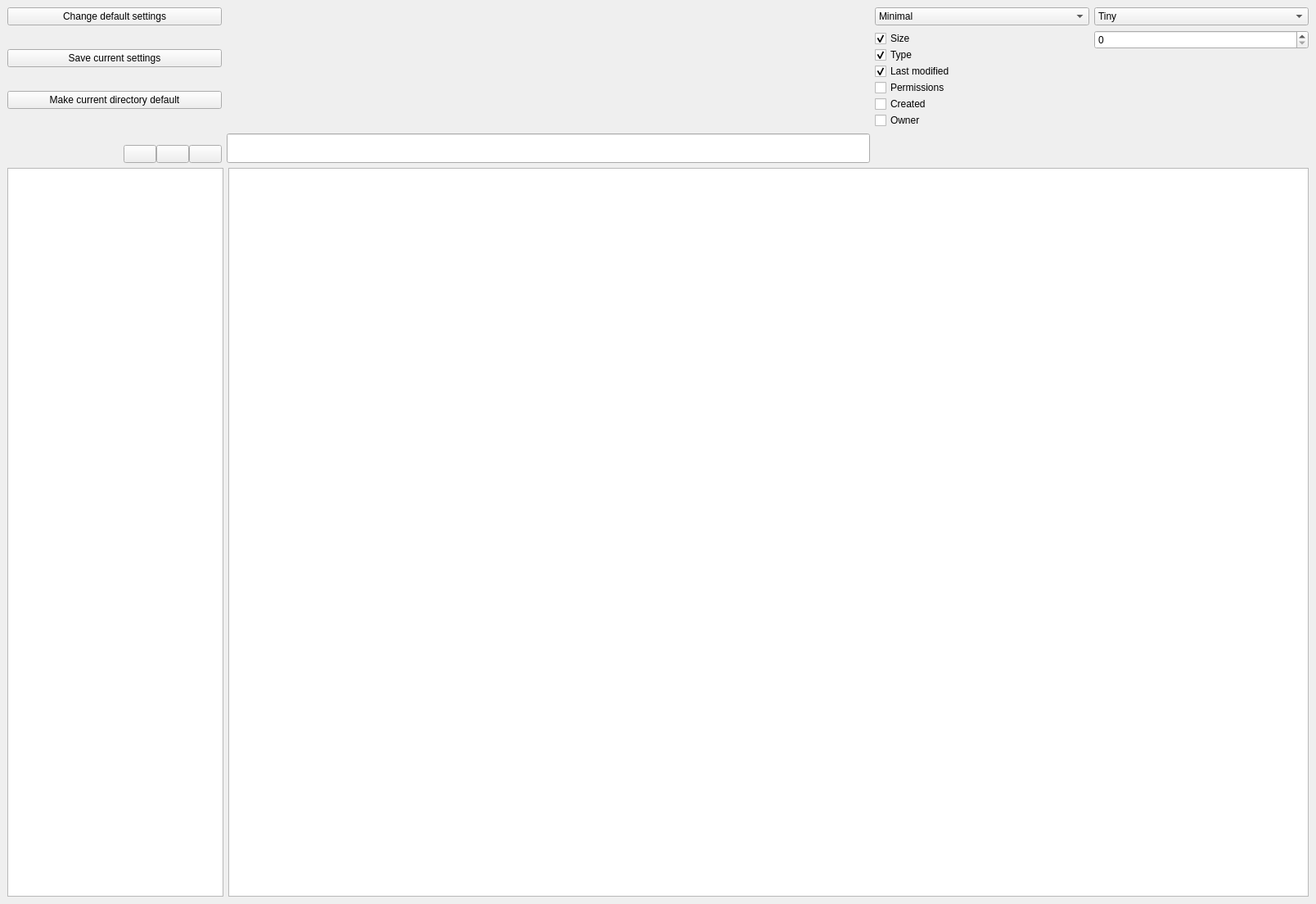
<?xml version="1.0" encoding="UTF-8"?>
<ui version="4.0">
 <class>MainWindow</class>
 <widget class="QMainWindow" name="MainWindow">
  <property name="geometry">
   <rect>
    <x>0</x>
    <y>0</y>
    <width>1608</width>
    <height>1104</height>
   </rect>
  </property>
  <property name="windowTitle">
   <string>File Explorer</string>
  </property>
  <property name="layoutDirection">
   <enum>Qt::LayoutDirection::LeftToRight</enum>
  </property>
  <widget class="QWidget" name="centralwidget">
   <layout class="QGridLayout" name="gridLayout" rowstretch="1,5" columnstretch="1,5">
    <item row="1" column="0">
     <widget class="QTreeView" name="dirtree_view">
      <property name="iconSize">
       <size>
        <width>40</width>
        <height>40</height>
       </size>
      </property>
     </widget>
    </item>
    <item row="1" column="1">
     <widget class="QStackedWidget" name="main_panel_stacked">
      <property name="sizePolicy">
       <sizepolicy hsizetype="Expanding" vsizetype="Expanding">
        <horstretch>0</horstretch>
        <verstretch>0</verstretch>
       </sizepolicy>
      </property>
      <property name="currentIndex">
       <number>1</number>
      </property>
      <widget class="QWidget" name="icon_mode_page">
       <property name="sizePolicy">
        <sizepolicy hsizetype="Expanding" vsizetype="Expanding">
         <horstretch>0</horstretch>
         <verstretch>0</verstretch>
        </sizepolicy>
       </property>
       <layout class="QVBoxLayout" name="verticalLayout_2">
        <property name="spacing">
         <number>0</number>
        </property>
        <property name="leftMargin">
         <number>0</number>
        </property>
        <property name="topMargin">
         <number>0</number>
        </property>
        <property name="rightMargin">
         <number>0</number>
        </property>
        <property name="bottomMargin">
         <number>0</number>
        </property>
        <item>
         <widget class="QListView" name="main_list_view">
          <property name="sizePolicy">
           <sizepolicy hsizetype="Expanding" vsizetype="Expanding">
            <horstretch>0</horstretch>
            <verstretch>0</verstretch>
           </sizepolicy>
          </property>
          <property name="movement">
           <enum>QListView::Movement::Static</enum>
          </property>
          <property name="resizeMode">
           <enum>QListView::ResizeMode::Adjust</enum>
          </property>
          <property name="viewMode">
           <enum>QListView::ViewMode::IconMode</enum>
          </property>
          <property name="uniformItemSizes">
           <bool>true</bool>
          </property>
         </widget>
        </item>
       </layout>
      </widget>
      <widget class="QWidget" name="list_mode_page">
       <property name="sizePolicy">
        <sizepolicy hsizetype="Expanding" vsizetype="Expanding">
         <horstretch>0</horstretch>
         <verstretch>0</verstretch>
        </sizepolicy>
       </property>
       <layout class="QVBoxLayout" name="verticalLayout_3">
        <property name="spacing">
         <number>0</number>
        </property>
        <property name="leftMargin">
         <number>0</number>
        </property>
        <property name="topMargin">
         <number>0</number>
        </property>
        <property name="rightMargin">
         <number>0</number>
        </property>
        <property name="bottomMargin">
         <number>0</number>
        </property>
        <item>
         <widget class="QTableView" name="main_table_view">
          <property name="sizeAdjustPolicy">
           <enum>QAbstractScrollArea::SizeAdjustPolicy::AdjustToContents</enum>
          </property>
          <attribute name="horizontalHeaderCascadingSectionResizes">
           <bool>true</bool>
          </attribute>
          <attribute name="verticalHeaderCascadingSectionResizes">
           <bool>true</bool>
          </attribute>
          <attribute name="verticalHeaderDefaultSectionSize">
           <number>30</number>
          </attribute>
         </widget>
        </item>
       </layout>
      </widget>
     </widget>
    </item>
    <item row="0" column="0" colspan="2">
     <layout class="QGridLayout" name="top_panel" rowstretch="1,0,0" columnstretch="1,3,1,1">
      <item row="0" column="3">
       <widget class="QComboBox" name="icon_size_combo_box">
        <item>
         <property name="text">
          <string>Tiny</string>
         </property>
        </item>
        <item>
         <property name="text">
          <string>Small</string>
         </property>
        </item>
        <item>
         <property name="text">
          <string>Normal</string>
         </property>
        </item>
        <item>
         <property name="text">
          <string>Large</string>
         </property>
        </item>
        <item>
         <property name="text">
          <string>Extra large</string>
         </property>
        </item>
        <item>
         <property name="text">
          <string>Custom</string>
         </property>
        </item>
       </widget>
      </item>
      <item row="0" column="2">
       <widget class="QComboBox" name="view_type_combo_box">
        <item>
         <property name="text">
          <string>Minimal</string>
         </property>
        </item>
        <item>
         <property name="text">
          <string>Extended</string>
         </property>
        </item>
       </widget>
      </item>
      <item row="1" column="2">
       <layout class="QVBoxLayout" name="verticalLayout" stretch="1,0,0,0,0,0">
        <property name="spacing">
         <number>0</number>
        </property>
        <item>
         <widget class="QCheckBox" name="check_box_size">
          <property name="text">
           <string>Size</string>
          </property>
          <property name="checked">
           <bool>true</bool>
          </property>
         </widget>
        </item>
        <item>
         <widget class="QCheckBox" name="check_box_type">
          <property name="text">
           <string>Type</string>
          </property>
          <property name="checked">
           <bool>true</bool>
          </property>
         </widget>
        </item>
        <item>
         <widget class="QCheckBox" name="check_box_date">
          <property name="text">
           <string>Last modified</string>
          </property>
          <property name="checked">
           <bool>true</bool>
          </property>
         </widget>
        </item>
        <item>
         <widget class="QCheckBox" name="check_box_perms">
          <property name="text">
           <string>Permissions</string>
          </property>
         </widget>
        </item>
        <item>
         <widget class="QCheckBox" name="check_box_created">
          <property name="text">
           <string>Created</string>
          </property>
         </widget>
        </item>
        <item>
         <widget class="QCheckBox" name="check_box_owner">
          <property name="text">
           <string>Owner</string>
          </property>
         </widget>
        </item>
       </layout>
      </item>
      <item row="2" column="1" alignment="Qt::AlignmentFlag::AlignBottom">
       <widget class="QLineEdit" name="path_line">
        <property name="sizePolicy">
         <sizepolicy hsizetype="Expanding" vsizetype="Expanding">
          <horstretch>0</horstretch>
          <verstretch>0</verstretch>
         </sizepolicy>
        </property>
        <property name="font">
         <font>
          <pointsize>18</pointsize>
         </font>
        </property>
       </widget>
      </item>
      <item row="1" column="3" alignment="Qt::AlignmentFlag::AlignTop">
       <widget class="QSpinBox" name="icon_size_spinbox"/>
      </item>
      <item row="2" column="0">
       <layout class="QHBoxLayout" name="go_arrow_layout" stretch="0,0,1,1">
        <property name="spacing">
         <number>0</number>
        </property>
        <property name="leftMargin">
         <number>0</number>
        </property>
        <item>
         <spacer name="horizontalSpacer">
          <property name="orientation">
           <enum>Qt::Orientation::Horizontal</enum>
          </property>
          <property name="sizeHint" stdset="0">
           <size>
            <width>40</width>
            <height>20</height>
           </size>
          </property>
         </spacer>
        </item>
        <item alignment="Qt::AlignmentFlag::AlignBottom">
         <widget class="QPushButton" name="go_home_button">
          <property name="text">
           <string/>
          </property>
          <property name="icon">
           <iconset theme="go-home"/>
          </property>
          <property name="iconSize">
           <size>
            <width>25</width>
            <height>25</height>
           </size>
          </property>
         </widget>
        </item>
        <item alignment="Qt::AlignmentFlag::AlignBottom">
         <widget class="QPushButton" name="go_back_button">
          <property name="sizePolicy">
           <sizepolicy hsizetype="Maximum" vsizetype="Minimum">
            <horstretch>0</horstretch>
            <verstretch>0</verstretch>
           </sizepolicy>
          </property>
          <property name="text">
           <string/>
          </property>
          <property name="icon">
           <iconset theme="go-previous"/>
          </property>
          <property name="iconSize">
           <size>
            <width>25</width>
            <height>25</height>
           </size>
          </property>
         </widget>
        </item>
        <item alignment="Qt::AlignmentFlag::AlignBottom">
         <widget class="QPushButton" name="go_next_button">
          <property name="sizePolicy">
           <sizepolicy hsizetype="Maximum" vsizetype="Minimum">
            <horstretch>0</horstretch>
            <verstretch>0</verstretch>
           </sizepolicy>
          </property>
          <property name="text">
           <string/>
          </property>
          <property name="icon">
           <iconset theme="go-next"/>
          </property>
          <property name="iconSize">
           <size>
            <width>25</width>
            <height>25</height>
           </size>
          </property>
         </widget>
        </item>
       </layout>
      </item>
      <item row="1" column="0">
       <layout class="QVBoxLayout" name="verticalLayout_4">
        <item>
         <widget class="QPushButton" name="save_settings_button">
          <property name="text">
           <string>Save current settings</string>
          </property>
         </widget>
        </item>
        <item>
         <widget class="QPushButton" name="save_def_dir">
          <property name="text">
           <string>Make current directory default</string>
          </property>
         </widget>
        </item>
       </layout>
      </item>
      <item row="0" column="0">
       <widget class="QPushButton" name="change_def_setts">
        <property name="text">
         <string>Change default settings</string>
        </property>
       </widget>
      </item>
     </layout>
    </item>
   </layout>
  </widget>
 </widget>
 <resources/>
 <connections/>
</ui>
